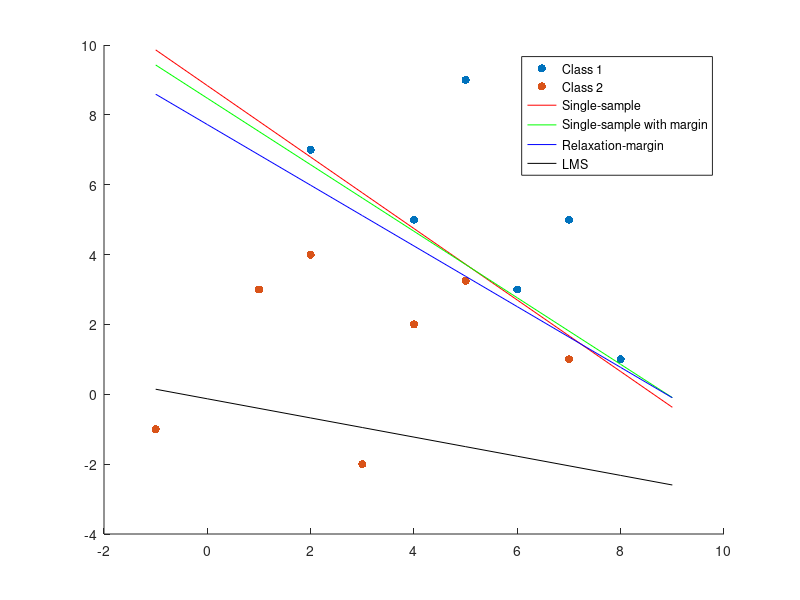

Write the MATLAB code that produced this figure.
figure;
x1=[2 8 7 6 7 5 4];
y1=[7 1 5 3 8 9 5];
scatter(x1,y1,'red','filled');
hold on;
x2=[4 -1 1 3 5 2 7];
y2=[2 -1 3 -2 3.25 4 1];
scatter(x2,y2,'blue','filled');
hold on;
x=[-1:9];
y1=(95-11*x)/10.75;
plot(x,y1,'-r','MarkerSize',10);
hold on;
y2=(89-10*x)/10.5;
plot(x,y2,'-g','MarkerSize',10);
hold on;
y3=(0.1004-0.0113*x)/0.0130;
plot(x,y3,'-b','MarkerSize',10);
hold on;
y4=(-8-17*x)/62;
plot(x,y4,'-k','MarkerSize',10);
hold on;
legend('Class 1','Class 2','Single-sample','Single-sample with margin','Relaxation-margin','LMS')